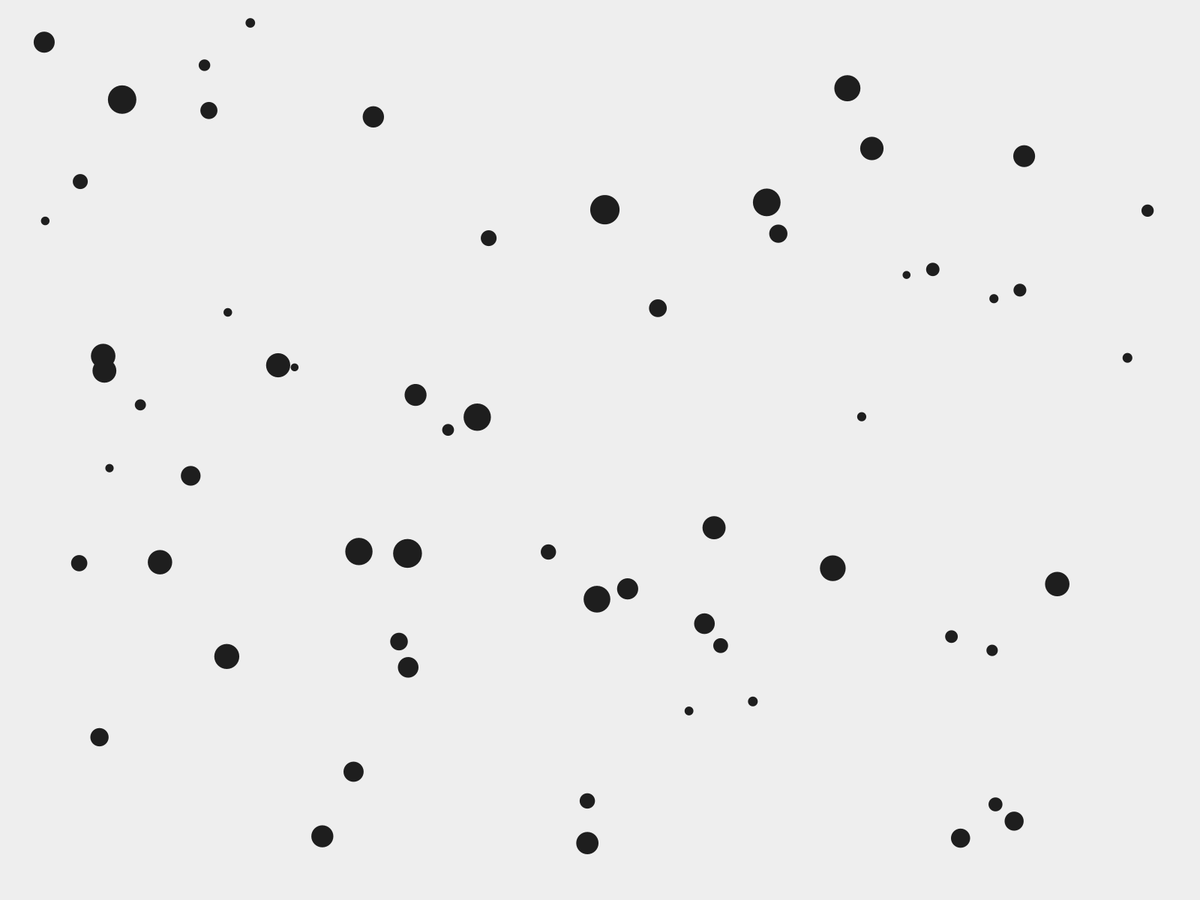
Frame 1 (no input)
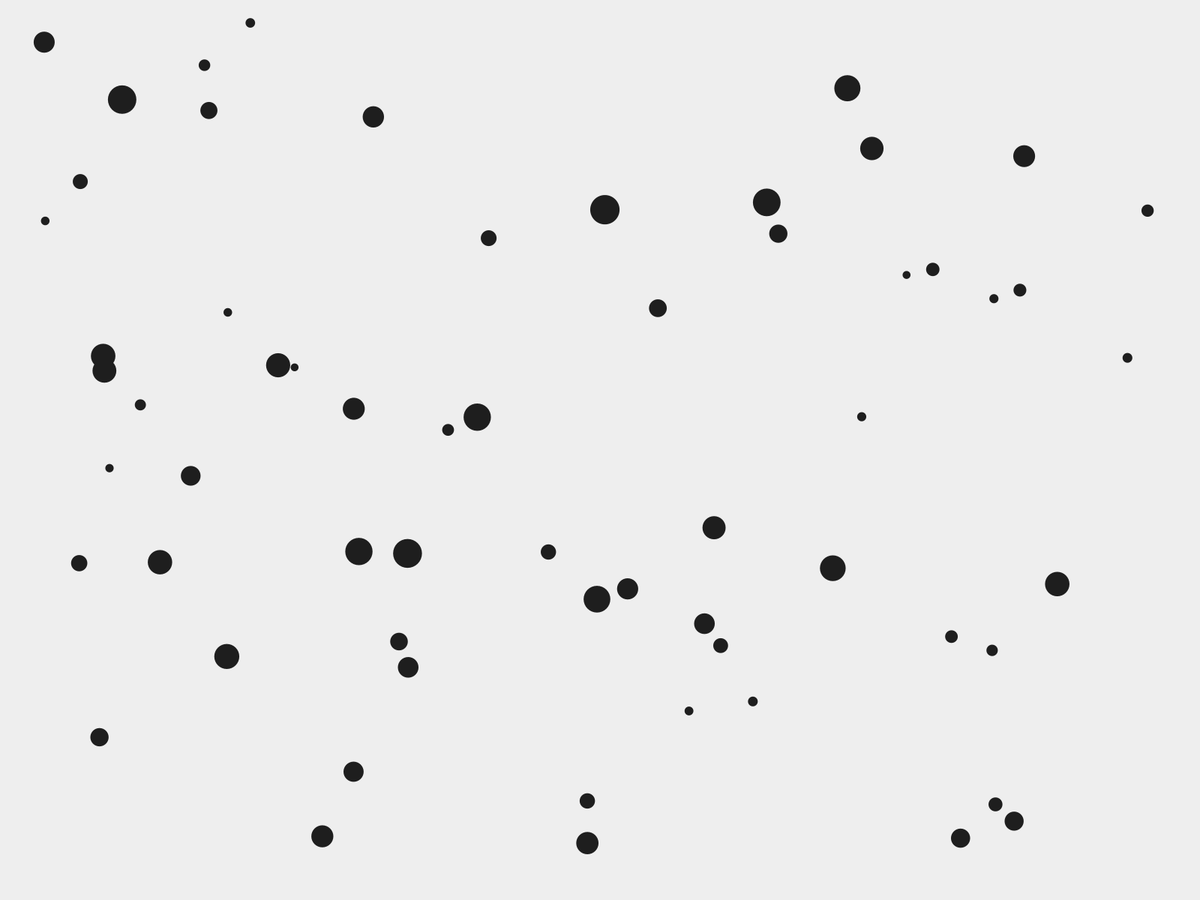
Frame 60 (the mouse pressed at the canvas centre just before this capture)
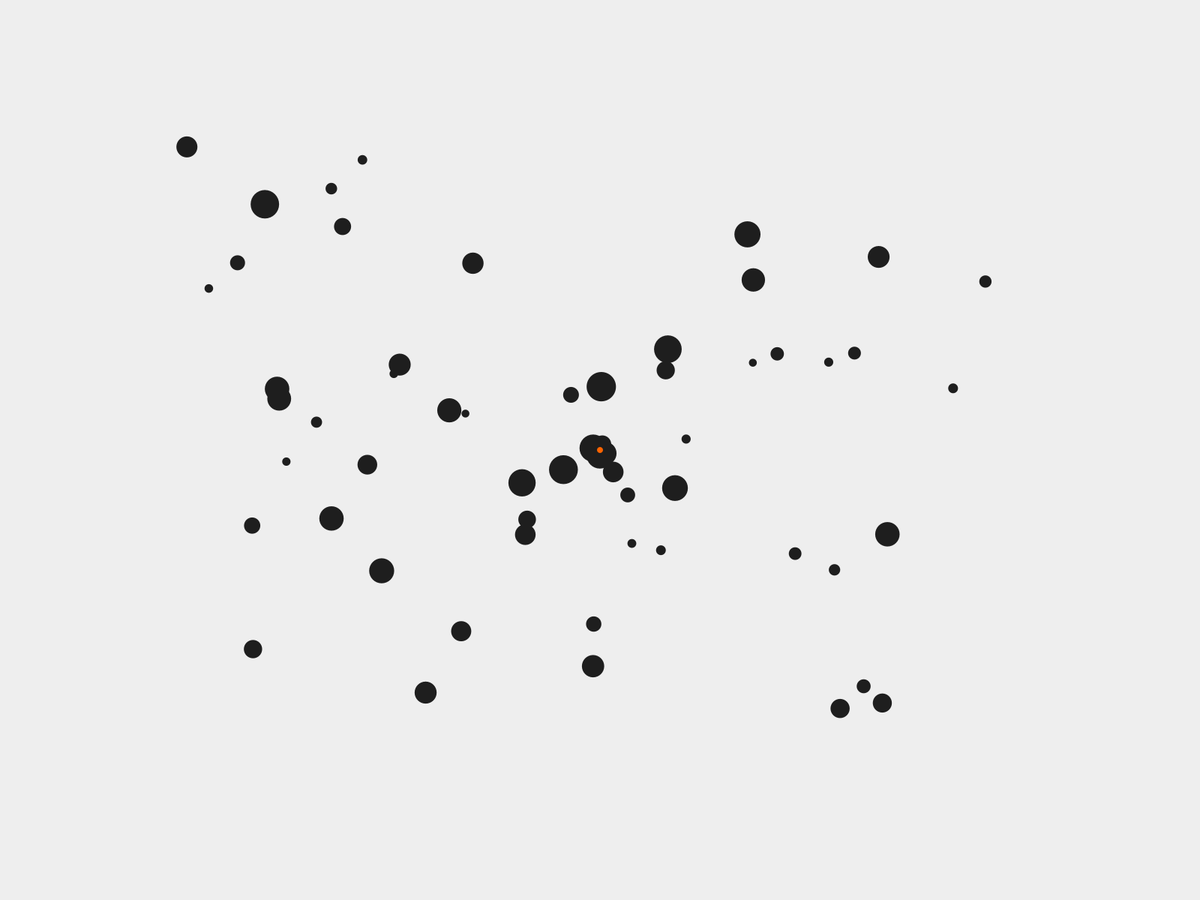
Frame 120 (the mouse held since frame 60 and released just before this capture)

The Processing sketch that drew these frames (run headless with seeded random() and noise(); from frame 60 on, the mouse is pressed at the canvas centre):

// Processing sketch: Desinteres_04
// ── Desinteres_04.pde
Comportamiento comp;
void setup()
{
  //  size (800, 800);
  ///---------------------
  fullScreen();
  orientation(LANDSCAPE);
  ///---------------------
  comp= new Comportamiento();
}

void draw ()

{
  background(238);
  comp.dibuja();
}

void mousePressed()
{
  comp.mousePressed();
}

void keyPressed()
{
  comp.keyPressed();
}

// ── BolitaReactiva.pde
class BolitaReactiva
{

  float posX, posY, tam, pPosX, pPosY;
  float angulo, anguloRegreso;
  float vel, disty, distyRegreso, distyComodin, dir, umbral;

  boolean llego=false, llegoComodin;

  BolitaReactiva()
  {
    tam= random(10, 40);
    posX=random(tam, width-tam);
    posY=random(tam, height-tam);
    vel=4;
    disty=0;

    umbral=10;

    pPosX=posX;
    pPosY=posY;
    llegoComodin=false;

    noStroke();
  }

  BolitaReactiva(float posX_, float posY_)
  {
    tam= random(10, 40);
    posX=posX_;
    posY=posY_;
    vel=4;
    disty=0;

    umbral=5;


    pPosX=posX;
    pPosY=posY;
    llegoComodin=false;

    noStroke();
  }

  BolitaReactiva(float px_, float py_, float tam_)
  {
    posX= px_;
    posY= py_;
    vel=0.2;
    tam=tam_;
    disty=0;
    distyComodin=disty;
    umbral=5;

    llegoComodin=false;

    noStroke();
  }


  void dibuja()

  {
    fill(30, 30, 30);
    ellipse(posX, posY, tam, tam);
  }



  void setPosXY(float posX_, float posY_)
  {
    posX= posX_;
    posY=posY_;
  }

  void setPosXYPrevia(float pPosX_, float pPosY_)
  {
    pPosX= pPosX_;
    pPosY=pPosY_;
  }
  void setSumaPosXY(float posX_, float posY_)
  {

    posX+= posX_;
    posY+=posY_;
  }
  void sumaPunto()
  {
    if (disty>=umbral)
    {
      posX+=vel*cos(angulo);
    }
    if (disty>=umbral)
    {
      posY+=vel*sin(angulo);
    }
    if (disty<umbral && llego!=llegoComodin)
    {
      llego=true;
      rect(100, 100, 400, 50);
    }
  }

  void regresaPrevio()
  {

    if (distyRegreso>1.5)
    {
      posX-=vel*cos(anguloRegreso);
    }
    if (distyRegreso>1.5)
    {
      posY-=vel*sin(anguloRegreso);
    }
  }


  void evaluaDistancia(float p1_, float p2_)

  {
    disty= dist(p1_, p2_, posX, posY);
  }

  void guardaDistyComodin()
  {
    distyComodin=disty;
  }

  void evaluaDistanciaDos(float p1_, float p2_)

  {
    distyRegreso= dist(p1_, p2_, pPosX, pPosY);
  }
  void evaluaAvance(float p1_, float p2_)
  {   
    angulo = atan2( p2_-posY, p1_-posX );
    sumaPunto();
  }

  void evaluaRegreso() 
  {
    anguloRegreso = atan2( posY-pPosY, posX-pPosX );
    regresaPrevio();
  }

  void setLlegoComodin(boolean llegoComodin_)
  {
    llegoComodin=llegoComodin_;
  }

  float [] getPosXY()
  {
    float [] posXY= new float [] {posX, posY};
    return posXY;
  }

  float [] getPPosXY()
  {
    float [] pPosXY= new float [] {pPosX, pPosY};
    return pPosXY;
  }


  float getDisty()
  {
    //   println("distyyy____"+ disty+"distDosss____"+ distyRegreso);

    return disty;
  }

  float getTam()
  {
    return tam;
  }


  float getDistyComodin()
  {
    return distyComodin;
  }

  boolean getLlego()
  {
    return llego;
  }

  boolean getLlegoComodin()
  {
    return llegoComodin;
  }

  float getUmbral()
  {
    return umbral;
  }
}

// ── Comportamiento.pde
class Comportamiento
{
  int cant=60;
  BolitaReactiva [] bolitas= new BolitaReactiva[cant];
  BolitaReactiva boli;
  Punktum p= new Punktum ();

  boolean [] guardaLlegada=new boolean [cant];
  int comodin=0, cual=0, cualDos= 0;
  float rotacion=0.5;
  Comportamiento()
  {
    for (int i=0; i< bolitas.length; i++)
    {
      bolitas[i]= new BolitaReactiva();
      guardaLlegada[i]= false;
    }
    boli= new BolitaReactiva(random(bolitas[0].getTam()*2, width/2+bolitas[0].getTam()), random(bolitas[0].getTam(), height/2+bolitas[0].getTam()));
    boli.setPosXYPrevia(boli.getPosXY()[0], boli.getPosXY()[1]);
    boli.setPosXY(boli.getTam()*1.5, 0);
  }


  void dibuja()
  {
    for (int i=0; i< bolitas.length; i++)
    {
      bolitas[i].dibuja();
    }

    pushMatrix();
    translate(boli.getPPosXY()[0], boli.getPPosXY()[1]);
    rotate(radians(PI+rotacion));
    boli.dibuja();
    popMatrix();

    if (p.getExiste())
    {
      for (int i=0; i< bolitas.length; i++)
      {
        bolitas[i].evaluaDistancia(p.getPosXY()[0], p.getPosXY()[1]);
        bolitas[i].evaluaAvance(p.getPosXY()[0], p.getPosXY()[1]);
      }
      rotacion+=2.5;

    }
    if (p.getExiste()==false)
    {  
      for (int i=0; i< bolitas.length; i++)
      {
        bolitas[i].evaluaDistanciaDos(bolitas[i].getPosXY()[0], bolitas[i].getPosXY()[1]);
        bolitas[i].evaluaRegreso();
      }

      p.setCrono(0);
      rotacion+=2.5;
    }
    p.creaPunktum();

  }






  void mousePressed()
  {
    p.setPosicion(mouseX, mouseY);
    p.setExiste(true);
  }

  void keyPressed()

  {
  }
}//cierra clase Comportamiento

// ── Punktum.pde
class Punktum
{
  float posX, posY, tam, umbral;
  color c= color(RGB);
  boolean existe= false;

  float crono;

  Punktum ()
  {
    posX=width/2;
    posY=height/2;
    tam=8;
    umbral=4;//umbral de tiempo
    //   c=color(200, 5, 5);
    c=color(255, 100, 0);
  }

  void dibuja()
  {
  }

  void creaPunktum()
  {
    if (existe)
    {
      fill(c);
      ellipse(posX, posY, tam, tam);
      tiempoVida();
    }

    //    println("tiempo tiempo____"+tiempoVida());
  }

  float tiempoVida()
  {

    if (frameCount%60 == 0)
    {
      crono+=1;
    }

    if (crono==umbral)
    {
      crono=0;
      setExiste(false);
    }

    return crono;
  }

  void setColor (float r_, float g_, float b_, float a_)
  {
    c= color(r_, g_, b_, a_);
  }
  void setPosicion(float posX_, float posY_)
  {
    posX=posX_;
    posY=posY_;
  }

  void setTam(float tam_)
  {
    tam= tam_;
  }

  void setExiste(boolean existe_)
  {
    existe=existe_;
  }

  void setCrono(float crono_)
  {
    crono=crono_;
  }

  boolean getExiste()
  {
    return existe;
  }

  float [] getPosXY()
  {
    float [] posXY= new float [] {posX, posY};
    return posXY;
  }
}//cierra clase Punktum
